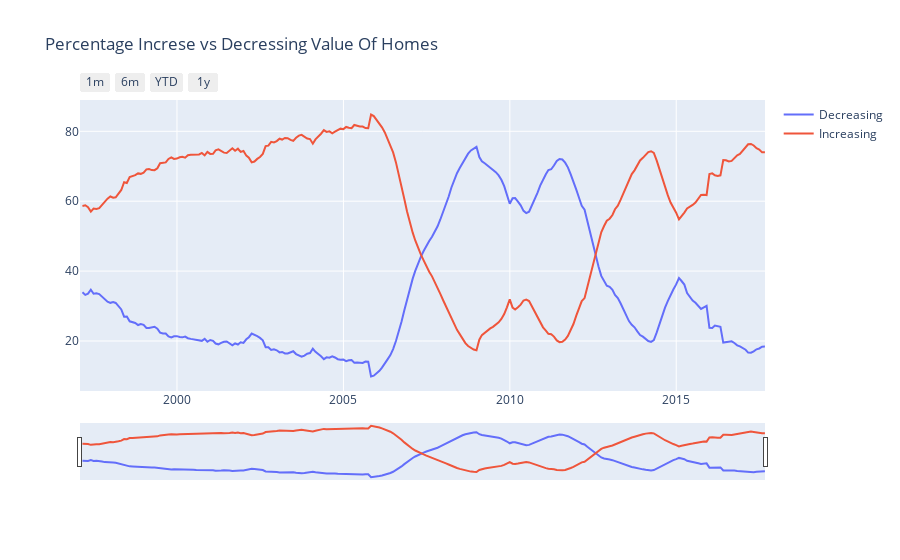

Source (notebook cell):
### Code cell
#Home value by year
data = [go.Scatter(x = months_data['Date'], y = months_data['PctOfHomesDecreasingInValues_AllHomes'], name ='Decreasing'),
        go.Scatter(x = months_data['Date'], y = months_data['PctOfHomesIncreasingInValues_AllHomes'], name ='Increasing'),
       ]
layout = dict(
    title='Percentage Increse vs Decressing Value Of Homes',
    xaxis=dict(
        range=['1997-02-01','2017-09-01'],
        rangeselector=dict(
            buttons=list([
                dict(count=1,
                     label='1m',
                     step='month',
                     stepmode='backward'),
                dict(count=6,
                     label='6m',
                     step='month',
                     stepmode='backward'),
                dict(count=1,
                    label='YTD',
                    step='year',
                    stepmode='todate'),
                dict(count=1,
                    label='1y',
                    step='year',
                    stepmode='backward'),
                #dict(step='all')
            ])
        ),
        rangeslider=dict(range=['1997-02-01','2017-09-01']),
        type='date'
    )
)
py.iplot({'data':data,
         'layout': layout})

### Figure 1 — Plotly figure (JSON) as saved in the notebook; plotly's stock layout.template omitted (floating-point values rounded to 4 significant figures; data arrays with more than 128 entries replaced by an {"elided": "..."} marker saying what was removed)
{"data": [{"name": "Decreasing", "type": "scatter", "x": {"elided": "257 str values"}, "y": {"elided": "257 float values"}}, {"name": "Increasing", "type": "scatter", "x": {"elided": "257 str values"}, "y": {"elided": "257 float values"}}], "layout": {"title": {"text": "Percentage Increse vs Decressing Value Of Homes"}, "xaxis": {"range": ["1997-02-01", "2017-09-01"], "rangeselector": {"buttons": [{"count": 1, "label": "1m", "step": "month", "stepmode": "backward"}, {"count": 6, "label": "6m", "step": "month", "stepmode": "backward"}, {"count": 1, "label": "YTD", "step": "year", "stepmode": "todate"}, {"count": 1, "label": "1y", "step": "year", "stepmode": "backward"}]}, "rangeslider": {"range": ["1997-02-01", "2017-09-01"]}, "type": "date"}}}
